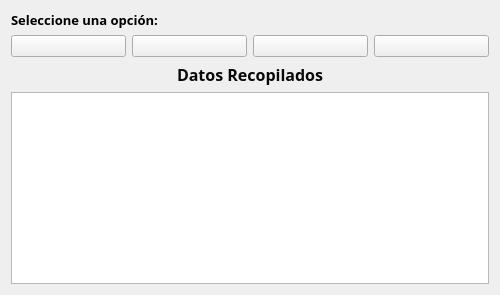
<?xml version="1.0" encoding="UTF-8"?>
<ui version="4.0">
 <class>MuestraDatos</class>
 <widget class="QWidget" name="MuestraDatos">
  <property name="geometry">
   <rect>
    <x>0</x>
    <y>0</y>
    <width>500</width>
    <height>295</height>
   </rect>
  </property>
  <property name="windowTitle">
   <string>Muestra de datos</string>
  </property>
  <layout class="QGridLayout" name="gridLayout">
   <item row="2" column="0">
    <widget class="QLabel" name="label">
     <property name="font">
      <font>
       <family>Berlin Sans FB Demi</family>
       <pointsize>16</pointsize>
       <weight>75</weight>
       <bold>true</bold>
      </font>
     </property>
     <property name="text">
      <string>&lt;html&gt;&lt;head/&gt;&lt;body&gt;&lt;p align=&quot;center&quot;&gt;&lt;span style=&quot; font-size:12pt; color:#080808;&quot;&gt;Datos Recopilados&lt;/span&gt;&lt;/p&gt;&lt;/body&gt;&lt;/html&gt;</string>
     </property>
    </widget>
   </item>
   <item row="0" column="0">
    <widget class="QLabel" name="label_2">
     <property name="font">
      <font>
       <family>Berlin Sans FB Demi</family>
       <pointsize>16</pointsize>
       <weight>75</weight>
       <bold>true</bold>
      </font>
     </property>
     <property name="text">
      <string>&lt;html&gt;&lt;head/&gt;&lt;body&gt;&lt;p&gt;&lt;span style=&quot; font-size:10pt;&quot;&gt;Seleccione una opción:&lt;/span&gt;&lt;/p&gt;&lt;/body&gt;&lt;/html&gt;</string>
     </property>
     <property name="textFormat">
      <enum>Qt::RichText</enum>
     </property>
    </widget>
   </item>
   <item row="1" column="0">
    <layout class="QHBoxLayout" name="horizontalLayout">
     <item>
      <widget class="QPushButton" name="pushButton">
       <property name="text">
        <string/>
       </property>
       <property name="icon">
        <iconset resource="Icons.qrc">
         <normaloff>:/6673743_health_hospital_injection_icon.png</normaloff>:/6673743_health_hospital_injection_icon.png</iconset>
       </property>
      </widget>
     </item>
     <item>
      <widget class="QPushButton" name="pushButton_2">
       <property name="text">
        <string/>
       </property>
       <property name="icon">
        <iconset resource="Icons.qrc">
         <normaloff>:/5803988_mask_covid_icon.png</normaloff>:/5803988_mask_covid_icon.png</iconset>
       </property>
      </widget>
     </item>
     <item>
      <widget class="QPushButton" name="pushButton_3">
       <property name="text">
        <string/>
       </property>
       <property name="icon">
        <iconset resource="Icons.qrc">
         <normaloff>:/2119342_medicines_scientific_icon.png</normaloff>:/2119342_medicines_scientific_icon.png</iconset>
       </property>
      </widget>
     </item>
     <item>
      <widget class="QPushButton" name="pushButton_4">
       <property name="text">
        <string/>
       </property>
       <property name="icon">
        <iconset resource="Icons.qrc">
         <normaloff>:/5991186_blood_coronavirus_icon.png</normaloff>:/5991186_blood_coronavirus_icon.png</iconset>
       </property>
      </widget>
     </item>
    </layout>
   </item>
   <item row="3" column="0">
    <widget class="QPlainTextEdit" name="plainTextEdit">
     <property name="font">
      <font>
       <family>Bahnschrift SemiBold SemiConden</family>
       <pointsize>16</pointsize>
       <weight>75</weight>
       <bold>true</bold>
      </font>
     </property>
     <property name="plainText">
      <string/>
     </property>
    </widget>
   </item>
  </layout>
 </widget>
 <resources>
  <include location="Icons.qrc"/>
 </resources>
 <connections/>
</ui>
